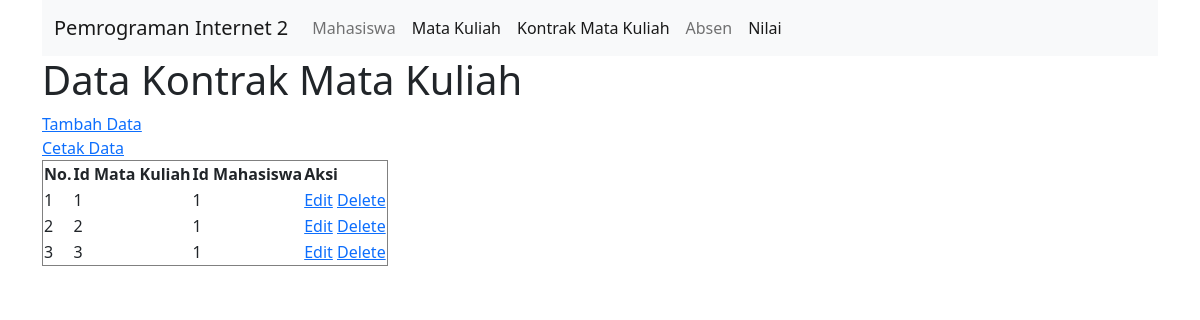
The page /kontrak_mk.php on the database its author committed.
### tables this page shows
CREATE TABLE `kontrak_mk` (
  `matakuliah_id` int(11) NOT NULL,
  `mhs_id` int(11) NOT NULL
);

### connection.php (called while the page is built)
<?php
class Connection
{
    public function get_connection()
    {
        $host = "localhost";
        $database = "mahasiswa";
        $username = "root";
        $password = "";
        $connect = new mysqli($host, $username, $password, $database);
        return $connect;
    }
}
?>

### model.php (called while the page is built, shortened)
<?php
include 'connection.php';
class Model extends Connection
{
    public function __construct()
    {
        $this->conn = $this->get_connection();
    }
    public function tampil_data_kontrakmk()
    {
        $sql = "SELECT * FROM kontrak_mk";
        $bind = $this->conn->query($sql);
        while ($obj = $bind->fetch_object()) {
            $baris[] = $obj;
        }
        if (!empty($baris)) {
            return $baris;
        }
    }
}

### kontrak_mk.php (the view, shortened to what this page needs)
<?php
include 'model.php';
$model = new Model();
$index = 1;
?>
<!doctype html>
<html lang="en">
<div class="container">
<nav class="navbar navbar-expand-lg navbar-light bg-light">
  <div class="container-fluid">
    <a class="navbar-brand" href="#">Pemrograman Internet 2</a>
    <div class="collapse navbar-collapse" id="navbarNav">
      <ul class="navbar-nav">
        <li class="nav-item">
          <a class="nav-link" aria-current="page" href="mahasiswa.php">Mahasiswa</a>
        </li>
        <li class="nav-item">
          <a class="nav-link active" href="matakuliah.php">Mata Kuliah</a>
        </li>
        <li class="nav-item">
          <a class="nav-link active" href="kontrak_mk.php">Kontrak Mata Kuliah</a>
        </li>
        <li class="nav-item">
          <a class="nav-link" href="absen.php">Absen</a>
        </li>
        <li class="nav-item">
          <a class="nav-link active" href="index.php">Nilai</a>
        </li>
      </ul>
    </div>
  </div>
</nav>
<head>
    <link href="https://cdn.jsdelivr.net/npm/bootstrap@5.0.0-beta3/dist/css/bootstrap.min.css" rel="stylesheet">
</head>
<body>
        <h1>Data Kontrak Mata Kuliah</h1>
        <a href="create_kontrakmk.php">Tambah Data</a>
        <br>
        <a href="print_kontrakmk.php" target="_blank">Cetak Data</a>
        <br>
        <table border="1">
            <thead>
                <tr>
                    <th>No.</th>
                    <th>Id Mata Kuliah</th>
                    <th>Id Mahasiswa</th>
                    <th>Aksi</th>
                </tr>
            </thead>
            <tbody>
                <?php
                $result = $model->tampil_data_kontrakmk();
                if (!empty($result)) {
                    foreach ($result as $data) : ?>
                        <tr>
                            <td><?= $index++ ?></td>
                            <td><?= $data->matakuliah_id ?></td>
                            <td><?= $data->mhs_id ?></td>
                            <td>
                                <a name="edit" id="edit" href="edit_kontrakmk.php?id=<?= $data->id ?>">Edit</a>
                                <a name="hapus" id="hapus" href="process.php?id=<?= $data->id ?>">Delete</a>
                            </td>
                        </tr>
                    <?php endforeach;
                } else { ?>
                <tr>
                    <td colspan="9">Belum ada data pada tabel kontrak mata kuliah.</td>
                </tr>
                <?php } ?>
            </tbody>
        </table>
    </div>
</body>
</html>

### rows shown on the page
kontrak_mk: matakuliah_id "1", mhs "1"
kontrak_mk: matakuliah_id "2", mhs "1"
kontrak_mk: matakuliah_id "3", mhs "1"
